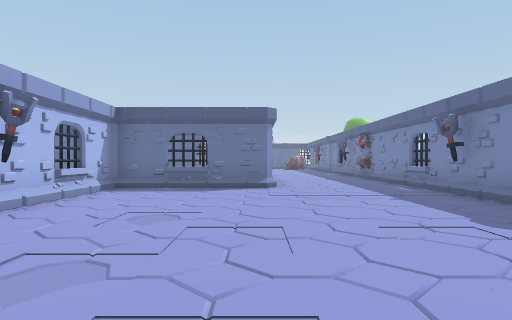
view 1 (above)

19 first-person views from a walk through a 3-D level made in the Unity game engine. The camera is 1.4 m above the floor, looks level and sees 75° across. The floor is counted in squares, 2 m on a side. Each view is taken from the middle of a square. On the plan, view 1 faces up. The plan holds only what a view shows up to about 10 squares ahead; the rest is blank. The place goes on beyond the plan. Some animated figures are not drawn.

view 2
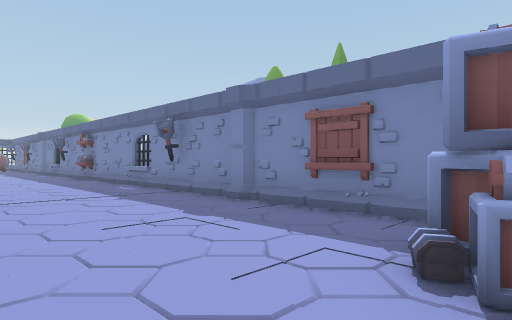

view 3
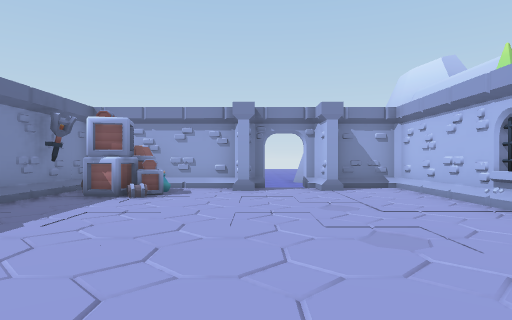

view 4
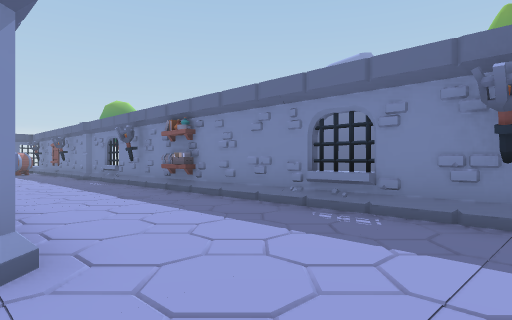

view 5
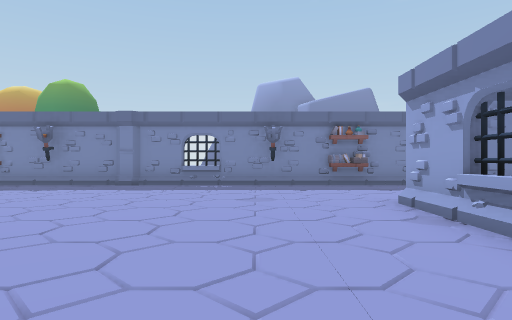

view 6
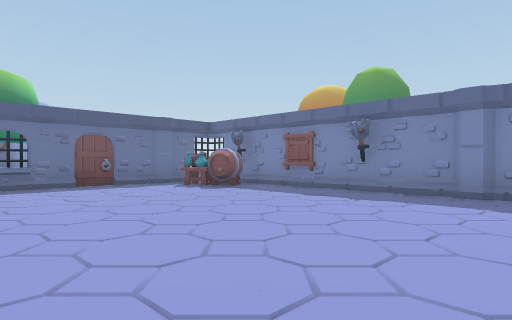

view 7
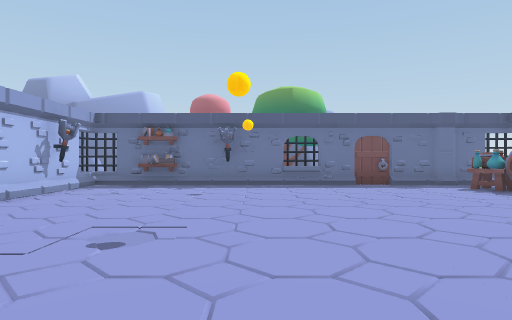

view 8
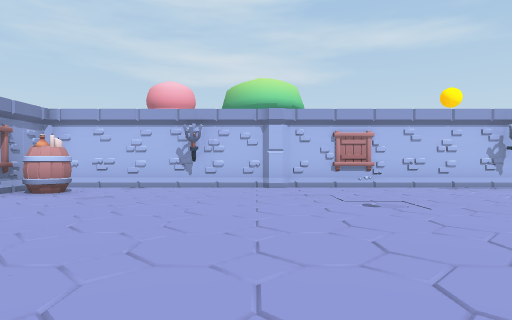

view 9
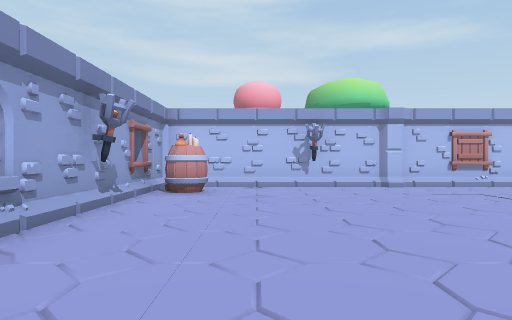

view 10
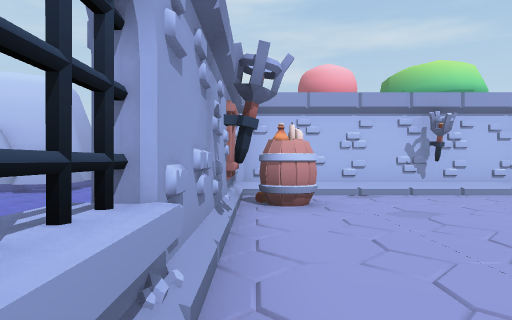

view 11
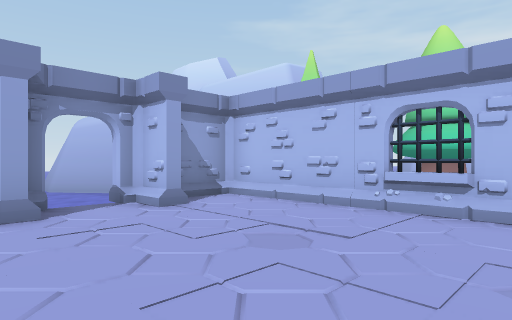

view 12
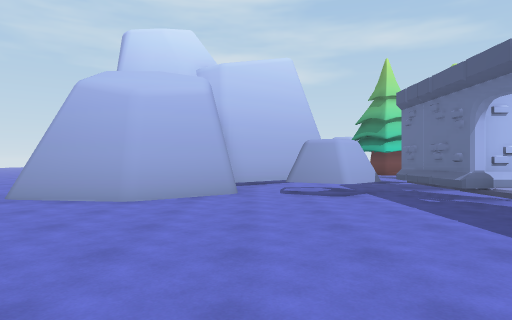

view 13
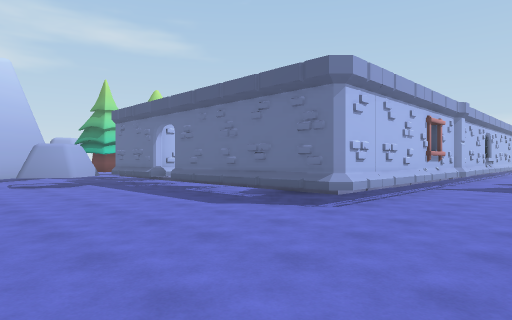

view 14
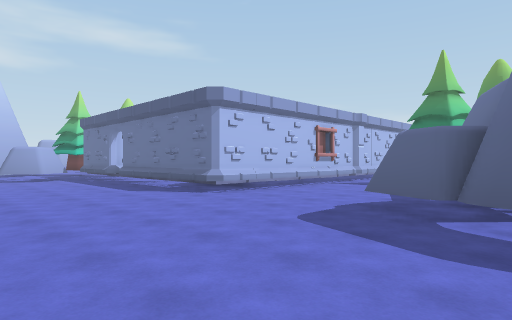

view 15
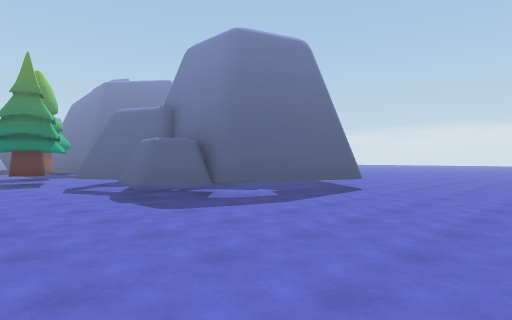

view 16
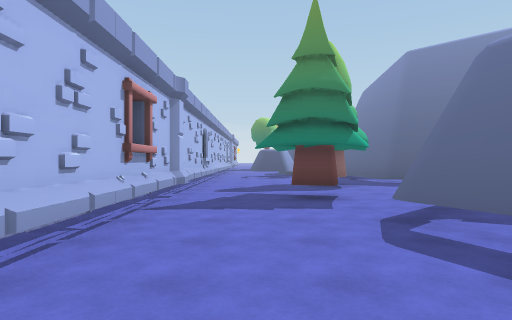

view 17
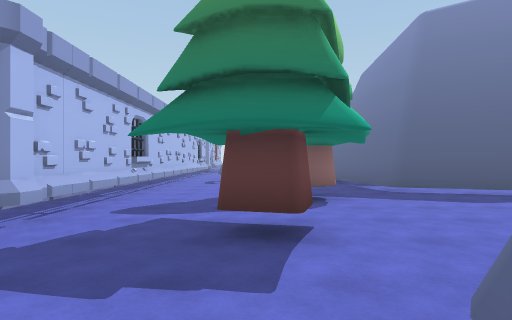

view 18
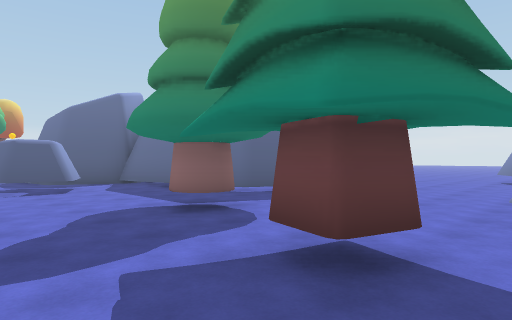

view 19
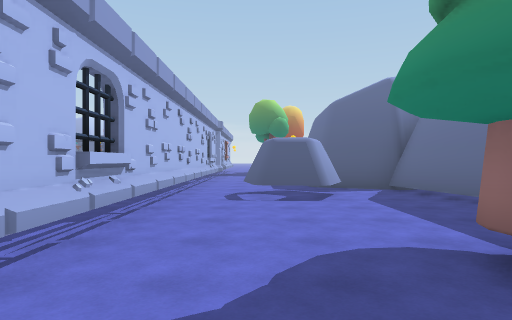

### Floor plan
Key: @ floor where view 1 was taken; # wall or solid block; . main floor; - floor 0.5 m lower than the main floor; = window, fence, low wall or low ledge; T pine tree; S shelf; B barrel; O other object.
Columns run from 11 left of view 1 to 10 right of it. Each row starts with its distance up from view 1.
 27              O
 26    =.SS########=
 25    #.........###
 24    #..........##
 23    #...........#
 22    #...........#  O
 21    #...........#  O
 20    #...........#
 19    #...........O
 18    O...........#
 17    #...........#
 16    #...........#
 15    #...........#---
 14    #.B.........#---##
 13    #.B.........#----##
 12    #########...S-##--#
 11            #...#-##--#
 10            #...#-----#
  9  ----    -##...#-----#
  8 -----  ####....#------
  7 #--    #.......#---#--
  6 #-     #.......#------
  5        #.......O------
  4        #.......#--T---
  3        #.......#----
  2        #.......#---#
  1        #......##---#
  0       -#...@.###---#
 -1      T-###.#..##---##
 -2      --##--####-----##
 -3      -- #-------------
 -4      #- #-------------
 -5      #----------------
 -6      ####-------------
 -7         ##----  - ---

Where each view was taken, in squares from view 1:
view 1: 0 up, 0 right, facing up
view 2: 0 up, 0 right, facing up-right
view 3: 7 up, 0 right, facing down
view 4: 6 up, 0 right, facing up-right
view 5: 15 up, 5 left, facing right
view 6: 17 up, 3 left, facing up-right
view 7: 17 up, 3 left, facing up
view 8: 18 up, 1 right, facing left
view 9: 15 up, 1 right, facing left
view 10: 13 up, 1 left, facing left
view 11: 4 up, 1 right, facing down-left
view 12: 5 down, 4 right, facing left
view 13: 6 down, 7 right, facing up-left
view 14: 6 down, 10 right, facing up-left
view 15: 7 down, 5 right, facing up-right
view 16: 2 down, 6 right, facing up
view 17: 1 up, 7 right, facing up
view 18: 3 up, 5 right, facing up-right
view 19: 5 up, 6 right, facing up
